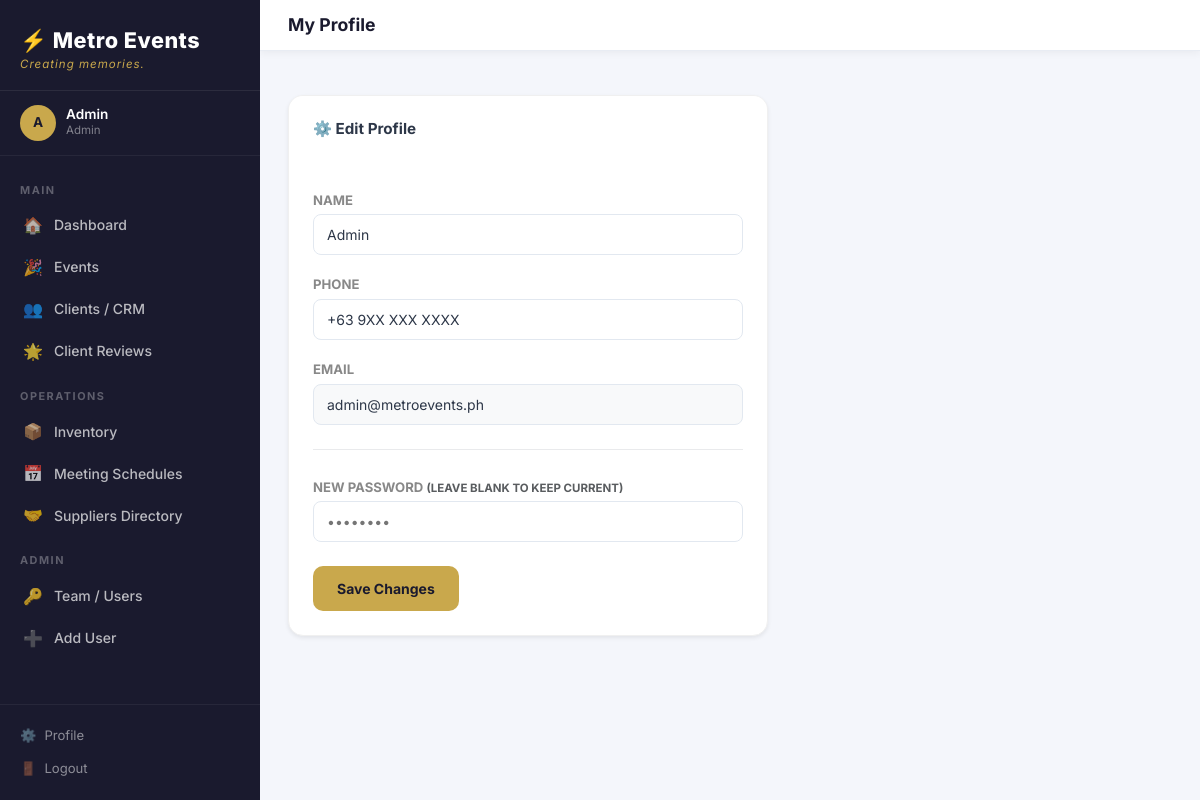
Page /auth/profile (signed in) on the committed database.
### models/user.py (models this page shows, shortened)
class User(UserMixin, db.Model):
    __tablename__ = "users"
    id = db.Column(db.Integer, primary_key=True)
    name = db.Column(db.String(100), nullable=False)
    email = db.Column(db.String(150), unique=True, nullable=False, index=True)
    password_hash = db.Column(db.String(256), nullable=False)
    role = db.Column(
        db.Enum("admin", "coordinator", "designer", "warehouse", "client",
                name="user_roles"),
        nullable=False,
        default="coordinator"
    )
    phone = db.Column(db.String(30))
    avatar_url = db.Column(db.String(300))
    is_active = db.Column(db.Boolean, default=True)
    created_at = db.Column(db.DateTime, default=datetime.utcnow)
    last_login = db.Column(db.DateTime)
    tasks = db.relationship("Task", back_populates="assigned_user",
                            foreign_keys="Task.assigned_to", lazy="dynamic")
    @property
    def is_admin(self) -> bool:
        return self.role == "admin"

### routes/auth.py (the view, shortened to what this page needs)
@auth_bp.route("/profile", methods=["GET", "POST"])
@login_required
def profile():
    return render_template("auth/profile.html")

### models/user.py (called while the page is built)
@login_manager.user_loader
def load_user(user_id: str):
    return db.session.get(User, int(user_id))

### templates/auth/profile.html (shortened to what this page needs)
{% extends "base.html" %}
{% block page_title %}My Profile{% endblock %}
{% block content %}
<div style="max-width:480px;">
  <div class="me-card shadow-sm" style="border-radius: 15px; border: 1px solid #f0f0f0;">
    <div class="me-card-header p-4 bg-white border-bottom-0">
      <h5 class="mb-0" style="font-weight: 700; color: var(--dark);">⚙️ Edit Profile</h5>
    </div>
    <div class="me-card-body p-4">
      <form method="POST">
        <div class="mb-3">
          <label class="me-form-label fw-bold small text-uppercase" style="color: #888;">Name</label>
          <input type="text" name="name" class="me-form-control" value="{{ current_user.name }}" required />
        </div>
        <div class="mb-3">
          <label class="me-form-label fw-bold small text-uppercase" style="color: #888;">Phone</label>
          <input type="text" name="phone" class="me-form-control" value="{{ current_user.phone or '' }}" placeholder="Enter your phone number" />
        </div>
        <div class="mb-3">
          <label class="me-form-label fw-bold small text-uppercase" style="color: #888;">Email</label>
          <input type="email" class="me-form-control bg-light" value="{{ current_user.email }}" disabled />
        </div>
        <hr class="my-4" style="opacity: 0.1;" />
        <div class="mb-4">
          <label class="me-form-label fw-bold small text-uppercase" style="color: #888;">New Password <small class="text-muted">(leave blank to keep current)</small></label>
          <input type="password" name="new_password" class="me-form-control" placeholder="••••••••" minlength="6" />
        </div>
        <div class="d-flex align-items-center gap-2">
          <button type="submit" class="btn-gold" style="padding: 12px 24px; border-radius: 10px; font-weight: 700;">Save Changes</button>
        </div>
      </form>
    </div>
  </div>
</div>
{% endblock %}

### templates/base.html (shortened to what this page needs)
<!DOCTYPE html>
<html lang="en">
<head>
  <link rel="stylesheet" href="https://cdn.jsdelivr.net/npm/bootstrap@5.3.2/dist/css/bootstrap.min.css" />
  <link rel="stylesheet" href="https://cdnjs.cloudflare.com/ajax/libs/font-awesome/6.4.2/css/all.min.css" />
  <link rel="stylesheet" href="{{ url_for('static', filename='css/metro.css') }}" />
</head>
<body>
{% if current_user.is_authenticated %}
<div class="me-layout">
  <aside class="me-sidebar">
    <div class="me-sidebar-logo">
      <div class="brand-name">⚡ {{ APP_NAME }}</div>
      <div class="brand-tag">{{ APP_TAGLINE }}</div>
    </div>
    <div class="me-sidebar-user">
      <div class="me-avatar">{{ current_user.name[0]|upper }}</div>
      <div>
        <div class="user-name">{{ current_user.name }}</div>
        <div class="user-role">{{ current_user.role|title }}</div>
      </div>
    </div>
    <nav class="me-nav">
      {% if current_user.role == 'client' %}
        <div class="me-nav-section">Portal</div>
        <a href="{{ url_for('public.index') }}">
          <span class="nav-icon">🌐</span> Back to Website
        </a>
      {% else %}
        <div class="me-nav-section">Main</div>
        <a href="{{ url_for('dashboard.index') }}" class="{{ 'active' if request.endpoint == 'dashboard.index' }}">
          <span class="nav-icon">🏠</span> Dashboard
        </a>
        <a href="{{ url_for('events.list_events') }}" class="{{ 'active' if request.blueprint == 'events' }}">
          <span class="nav-icon">🎉</span> Events
        </a>
        <a href="{{ url_for('clients.list_clients') }}" class="{{ 'active' if request.blueprint == 'clients' }}">
          <span class="nav-icon">👥</span> Clients / CRM
        </a>
        <a href="{{ url_for('dashboard.manage_reviews') }}" class="{{ 'active' if request.endpoint == 'dashboard.manage_reviews' }}">
          <span class="nav-icon">🌟</span> Client Reviews
        </a>
        <div class="me-nav-section">Operations</div>
        <a href="{{ url_for('inventory.list_items') }}" class="{{ 'active' if request.blueprint == 'inventory' }}">
          <span class="nav-icon">📦</span> Inventory
        </a>
        <a href="{{ url_for('meetings.index') }}" class="{{ 'active' if request.blueprint == 'meetings' }}">
          <span class="nav-icon">📅</span> Meeting Schedules
        </a>
        <a href="{{ url_for('suppliers.list_suppliers') }}" class="{{ 'active' if request.blueprint == 'suppliers' }}">
          <span class="nav-icon">🤝</span> Suppliers Directory
        </a>
        {% if current_user.is_admin %}
        <div class="me-nav-section">Admin</div>
        <a href="{{ url_for('auth.users_list') }}" class="{{ 'active' if request.endpoint == 'auth.users_list' }}">
          <span class="nav-icon">🔑</span> Team / Users
        </a>
        <a href="{{ url_for('auth.register') }}" class="{{ 'active' if request.endpoint == 'auth.register' }}">
          <span class="nav-icon">➕</span> Add User
        </a>
        {% endif %}
      {% endif %}
    </nav>
    <div class="me-sidebar-footer">
      <a href="{{ url_for('auth.profile') }}" class="{{ 'active' if request.endpoint == 'auth.profile' }}"><span>⚙️</span> Profile</a>
      <a href="{{ url_for('auth.logout') }}"><span>🚪</span> Logout</a>
    </div>
  </aside>
  <div class="me-main">
    <header class="me-topbar">
      <div class="d-flex align-items-center gap-3">
        <div>
          <div class="page-title">{% block page_title %}{{ APP_NAME }}{% endblock %}</div>
        </div>
      </div>
    </header>
    <div class="px-4 pt-3">
    </div>
    <main class="me-content">
      {% block content %}{% endblock %}
    </main>
  </div>
</div>
{% else %}
  {% block auth_content %}{% endblock %}
{% endif %}
</body>
</html>

### static/css/metro.css (style rules this page uses)
:root { --me-gold: #C9A84C; --me-gold-light: #E8C97A; --me-dark: #1A1A2E; --me-dark2: #16213E; --me-dark3: #0F3460; --me-sidebar-w: 260px; --me-radius: 10px; --me-shadow: 0 4px 20px rgba(0,0,0,.12); --me-transition: all .22s ease; }
*, *::before, *::after { box-sizing: border-box; }
body { font-family: 'Inter', 'Segoe UI', system-ui, sans-serif; background: #F4F6FB; color: #2D3748; margin: 0; min-height: 100vh; }
a { color: var(--me-gold); text-decoration: none; }
.me-layout { display: flex; min-height: 100vh; }
.me-sidebar { width: var(--me-sidebar-w); background: var(--me-dark); display: flex; flex-direction: column; position: fixed; top: 0; left: 0; bottom: 0; z-index: 1040; transition: var(--me-transition); overflow-y: auto; overflow-x: hidden; }
.me-sidebar-logo { padding: 24px 20px 16px; border-bottom: 1px solid rgba(255,255,255,.08); }
.me-sidebar-logo .brand-name { font-size: 1.35rem; font-weight: 800; color: #fff; letter-spacing: .5px; }
.me-sidebar-logo .brand-tag { font-size: .72rem; color: var(--me-gold); font-style: italic; letter-spacing: 1px; }
.me-sidebar-user { padding: 14px 20px; display: flex; align-items: center; gap: 10px; border-bottom: 1px solid rgba(255,255,255,.06); }
.me-avatar { width: 36px; height: 36px; border-radius: 50%; background: var(--me-gold); color: var(--me-dark); display: flex; align-items: center; justify-content: center; font-weight: 700; font-size: .85rem; flex-shrink: 0; }
.me-sidebar-user .user-name { color: #fff; font-size: .85rem; font-weight: 600; line-height: 1.2; }
.me-sidebar-user .user-role { color: rgba(255,255,255,.45); font-size: .72rem; text-transform: capitalize; }
.me-nav { padding: 10px 0; flex: 1; }
.me-nav-section { padding: 16px 20px 6px; font-size: .68rem; font-weight: 700; color: rgba(255,255,255,.3); letter-spacing: 1.5px; text-transform: uppercase; }
.me-nav a { display: flex; align-items: center; gap: 11px; padding: 9px 20px; color: rgba(255,255,255,.7); font-size: .875rem; font-weight: 500; border-left: 3px solid transparent; transition: var(--me-transition); }
.me-nav a .nav-icon { font-size: 1rem; width: 20px; text-align: center; flex-shrink: 0; }
.me-sidebar-footer { padding: 14px 20px; border-top: 1px solid rgba(255,255,255,.06); }
.me-sidebar-footer a { color: rgba(255,255,255,.5); font-size: .82rem; display: flex; align-items: center; gap: 8px; padding: 7px 0; transition: var(--me-transition); }
.me-main { margin-left: var(--me-sidebar-w); flex: 1; display: flex; flex-direction: column; min-height: 100vh; }
.me-topbar { background: #fff; padding: 12px 28px; display: flex; align-items: center; justify-content: space-between; border-bottom: 1px solid #E8ECF3; position: sticky; top: 0; z-index: 100; box-shadow: 0 2px 8px rgba(0,0,0,.05); }
.me-topbar .page-title { font-size: 1.1rem; font-weight: 700; color: var(--me-dark); margin: 0; }
.me-content { padding: 28px; flex: 1; }
.me-card { background: #fff; border-radius: var(--me-radius); box-shadow: var(--me-shadow); border: none; overflow: hidden; }
.me-card-header { padding: 16px 20px; border-bottom: 1px solid #F0F2F7; display: flex; align-items: center; justify-content: space-between; }
.me-card-header h5 { margin: 0; font-weight: 700; font-size: .95rem; color: var(--me-dark); }
.me-card-body { padding: 20px; }
.btn-gold { background: var(--me-gold); color: var(--me-dark); border: none; padding: 8px 18px; border-radius: 8px; font-weight: 700; font-size: .875rem; cursor: pointer; transition: var(--me-transition); display: inline-flex; align-items: center; gap: 6px; }
.me-form-label { font-size: .82rem; font-weight: 600; color: #4A5568; margin-bottom: 4px; }
.me-form-control { border: 1.5px solid #E2E8F0; border-radius: 8px; padding: 9px 13px; font-size: .875rem; width: 100%; transition: var(--me-transition); background: #fff; color: #2D3748; }

### rows in the picture
User: name "A", name "Admin", role "Admin", phone "+63 9XX XXX XXXX", email "admin@metroevents.ph"

### other values in the picture
{{ APP_NAME }} "Metro Events"
{{ APP_TAGLINE }} "Creating memories."
